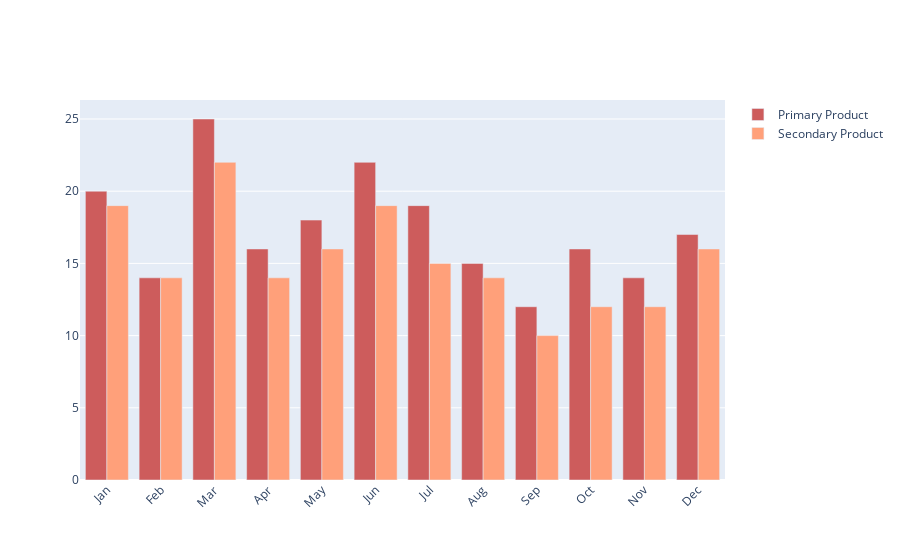

Notebook cell for this chart:
### Code cell
import plotly.graph_objects as go

months = ['Jan', 'Feb', 'Mar', 'Apr', 'May', 'Jun',
          'Jul', 'Aug', 'Sep', 'Oct', 'Nov', 'Dec']

fig = go.Figure()
fig.add_trace(go.Bar(
    x=months,
    y=[20, 14, 25, 16, 18, 22, 19, 15, 12, 16, 14, 17],
    name='Primary Product',
    marker_color='indianred'
))
fig.add_trace(go.Bar(
    x=months,
    y=[19, 14, 22, 14, 16, 19, 15, 14, 10, 12, 12, 16],
    name='Secondary Product',
    marker_color='lightsalmon'
))

# Here we modify the tickangle of the xaxis, resulting in rotated labels.
fig.update_layout(barmode='group', xaxis_tickangle=-45)
fig.show()

### Figure 1 — Plotly figure (JSON) as saved in the notebook; plotly's stock layout.template omitted (floating-point values rounded to 4 significant figures)
{"data": [{"marker": {"color": "indianred"}, "name": "Primary Product", "type": "bar", "x": ["Jan", "Feb", "Mar", "Apr", "May", "Jun", "Jul", "Aug", "Sep", "Oct", "Nov", "Dec"], "y": [20, 14, 25, 16, 18, 22, 19, 15, 12, 16, 14, 17]}, {"marker": {"color": "lightsalmon"}, "name": "Secondary Product", "type": "bar", "x": ["Jan", "Feb", "Mar", "Apr", "May", "Jun", "Jul", "Aug", "Sep", "Oct", "Nov", "Dec"], "y": [19, 14, 22, 14, 16, 19, 15, 14, 10, 12, 12, 16]}], "layout": {"barmode": "group", "xaxis": {"tickangle": -45}}}
